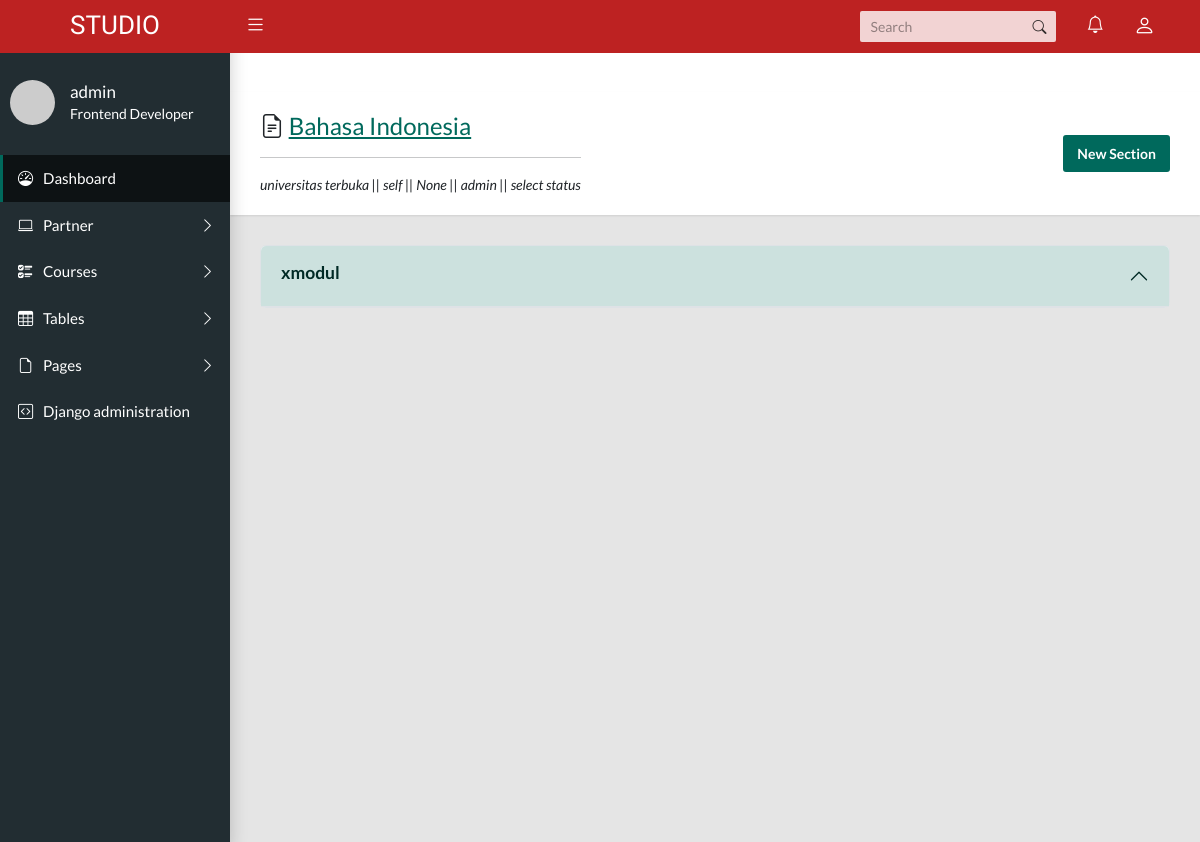
Screenshot of /course/course-detail/1 (signed in) with the database file from the repository.
### course/models.py (models this page shows, shortened)
class Course (models.Model):
    course_name = models.CharField(max_length=250)
    topic = models.CharField(max_length=250)
    course_overview = models.TextField(null=True)
    category = models.CharField(max_length=50, choices=Ct,null=True)
    number_of_questions = models.IntegerField(null=True)
    time = models.IntegerField(help_text="durations of the quiz in minutes",null=True)
    required_score_to_pas = models.IntegerField("required score in %", null=True)
    level = models.CharField(max_length=10, choices=Choi, default='basic', null=True)
    status_course = models.CharField(max_length=10, choices=St, default='draft')
    start_date = models.DateField(null=True)
    end_date = models.DateField(null=True)
    start_enrol = models.DateField(null=True)
    end_enrol = models.DateField(null=True)
    effort = models.CharField(max_length=20, null=True)
    lang = models.CharField(max_length=30, choices=Lg, default='id')
    org_partner = models.ForeignKey(Partner, on_delete=models.CASCADE)
    type_course = models.CharField(max_length=10, choices=Tc, default='self')
    image_course = models.ImageField(upload_to=filepath,null=True)
    author=models.ForeignKey(User,on_delete=models.CASCADE)
    course_year=models.IntegerField(null=True, default=current_year)

class Category(models.Model):
    parent = models.ForeignKey('self', related_name='children', on_delete=models.CASCADE, blank = True, null=True)
    title = models.CharField(max_length=100)
    slug = AutoSlugField(populate_from='title', unique=True, null=False, editable=False)
    created_at = models.DateTimeField(auto_now_add=True)
    mk=models.ForeignKey(Course,on_delete=models.CASCADE,related_name='course_id')
    def __str__(self):
        return self.title
    class Meta:
        unique_together = ('slug', 'parent',)
        verbose_name_plural = "categories"
    def __str__(self):
        full_path = [self.title]
        k = self.parent
        while k is not None:
            full_path.append(k.title)
            k = k.parent
        return ' -> '.join(full_path[::-1])

### partner/models.py (models this page shows)
class Partner(models.Model):
    partner_name = models.TextField(max_length=191)
    abbreviation = models.CharField(max_length=50)
    e_mail = models.OneToOneField(User,on_delete=models.CASCADE)
    phone = models.CharField(max_length=50)
    address = models.TextField(max_length=50)
    tax = models.CharField(max_length=50)
    status = models.CharField(max_length=50)
    checks = models.CharField(max_length=50)
    logo = models.ImageField(upload_to=filepath,null=True, blank=True)
    join = models.DateTimeField(auto_now_add=True)
    def __str__(self):
        return f"{self.partner_name}"

### course/views.py (the view)
# urls.py: path("course-detail/<str:pk>", views.courseDetail, name= "course_detail"),
def courseDetail(request, pk):
    if request.user.is_staff == True:
            mk = Course.objects.get(id=pk)
            catg = Category.objects.filter(parent=None, mk_id=mk)
            context = {'course':mk,'catg':catg}
            return render(request, 'course_detail.html', context)
    else:
        return redirect ('/')

### course/templates/course_detail.html (shortened to what this page needs)
{% extends 'layouts/default/page.html' %}
{% load i18n %}
{% block content %}
  <div class="app-title">
    <div>
      <h1> <i class="bi bi-file-earmark-text"></i>
        <a href="{% url 'course:course_view'%}">{{course.course_name}}</a></h1>
        <hr>
      <p>{{course.org_partner}} || {{course.type_course}} || {{course.start_date}} || {{course.author}} || {{course.status_course}}</p>
    </div>
    <ul class="app-breadcrumb breadcrumb">
      <li class="breadcrumb-item">
        <button type="button" class="btn btn-primary" data-bs-toggle="modal" data-bs-target="#staticBackdrop" >
          New Section
        </button></li>
    </ul>
  </div>
  <div class="accordion" id="accordionExample">
    <div class="accordion-item">
      {% for i in catg %}
      {% if not i.children.all %}
        <h2 class="accordion-header" id="headingOne">
          <button class="accordion-button" type="button" data-bs-toggle="collapse" data-bs-target="#{{i.slug}}" aria-expanded="true" aria-controls="collapseOne">
               <h5 id="coba-{{i.id}}"  ondblclick="mySection(this.id)" data-bs-toggle="modal" data-bs-target="#exampleModal{{i.id}}" >y{{i.title}}  </h5>
            </button>
                <div class="modal fade" id="exampleModal{{i.id}}" tabindex="-1" aria-labelledby="exampleModalLabel" aria-hidden="true">
                <div class="modal-dialog">
                <div class="modal-content">
                  <div class="modal-header">
                    <h5 class="modal-title" id="exampleModalLabel">update section</h5>
                    <button type="button" class="btn-close" data-bs-dismiss="modal" aria-label="Close"></button>
                  </div>
                  <div class="modal-body">
                    <form  method="POST" action="" >
                      {% csrf_token %}
                      <div class="row">
                          <div class="col-md-12">
                              <div class="mb-3" >
                               <p id="hasil" ></p>
                                  <input class="form-control" type="text" name="updatetitle{{i.id}}" id="updatetitle-{{i.id}}" maxlength="250" value="{{i.title}}"  required placeholder="Section">
                                  <input class="form-control" type="text" name="{{i.id}}" id="id{{i.id}}" value="{{i.id}}" hidden disabled>
                                </div>
                          </div>
                     </div>
                    </form>
                  </div>
                  <div class="modal-footer">
                    <button type="button" class="btn btn-secondary" data-bs-dismiss="modal">Close</button>
                    <button type="button" class="btn btn-primary" id="{{i.id}}" onClick="update_click(this.id)">Save changes</button>
                  </div>
                </div>
                </div>
                </div>
        </h2>
        <div id="{{i.slug}}" class="accordion-collapse collapse " aria-labelledby="headingOne" data-bs-parent="#accordionExample">
          <div class="accordion-body">
              <div class="accordion" id="sub-accordionExample">
        <form class="row">
          <div class="mb-3 col-md-10">
           <label></label>
            <input class="form-control" type="text" id="titlex-{{i.id}}" required placeholder="Enter new sub section">
            <input class="form-control" type="text" name="{{course.org_partner.id}}" id="section_id_coursesx-{{i.id}}" value="{{i.mk_id}}" hidden disabled>
            <input class="form-control" type="text" name="parent_idx" id="parent_idx-{{i.id}}" value="{{i.id}}" hidden disabled>
          </div>
          <div class="mb-3 col-md-2 align-self-end">
            <button class="btn btn-primary" type="button" id="{{i.id}}" onClick="reply_click(this.id)"><i class="bi bi-check-circle-fill me-2"></i>add</button>
          </div>
        </form>
              </div>
          </div>
      </div>
        {% else %}
        <h2 class="accordion-header" id="headingOne">
          <button class="accordion-button" type="button" data-bs-toggle="collapse" data-bs-target="#{{i.slug}}" aria-expanded="true" aria-controls="collapseOne">
            <h5 id="coba-{{i.id}}"  ondblclick="mySection(this.id)" data-bs-toggle="modal" data-bs-target="#exampleModal{{i.id}}" >x{{i.title}}  </h5>
          </button>
      </h2>
        {% endif %}
        {% endfor %}
    </div>
</div>
{% endblock %}

### content/templates/layouts/default/page.html (shortened to what this page needs)
{% load static %}
{% load bootstrap4 %}
{% load i18n %}
{% get_current_language as language_code %}
<!DOCTYPE html>
<html lang="{{ language_code }}">
<head>
    <link href="{% static 'css/main.css' %}" rel="stylesheet">
    <link rel="stylesheet" type="text/css" href="https://cdn.jsdelivr.net/npm/bootstrap-icons@1.10.5/font/bootstrap-icons.css">
    <link href="https://cdn.jsdelivr.net/npm/select2@4.1.0-rc.0/dist/css/select2.min.css" rel="stylesheet" />
  </head>
<body class="app sidebar-mini">
 <header class="app-header"><a class="app-header__logo" href="{% url 'index' %}">STUDIO</a>
    <a class="app-sidebar__toggle" href="#" data-toggle="sidebar" aria-label="Hide Sidebar"></a>
    <ul class="app-nav">
      <li class="app-search">
        <input class="app-search__input" type="search" placeholder="Search">
        <button class="app-search__button"><i class="bi bi-search"></i></button>
      </li>
      <li class="dropdown"><a class="app-nav__item" href="#" data-bs-toggle="dropdown" aria-label="Show notifications"><i class="bi bi-bell fs-5"></i></a>
      </li>
      <li class="dropdown"><a class="app-nav__item" href="#" data-bs-toggle="dropdown" aria-label="Open Profile Menu"><i class="bi bi-person fs-4"></i></a>
      </li>
    </ul>
  </header>
    {% if request.user.is_authenticated %}
      {% if request.user.is_superuser %}
    <aside class="app-sidebar">
      <div class="app-sidebar__user"><img class="app-sidebar__user-avatar" src="https://randomuser.me/api/portraits/men/1.jpg" alt="User Image">
        <div>
          <p class="app-sidebar__user-name">{{ request.user.username }}</p>
          <p class="app-sidebar__user-designation">Frontend Developer</p>
        </div>
      </div>
      {% endif %}
      <ul class="app-menu">
        <li><a class="app-menu__item active" href="{% url 'index' %}"><i class="app-menu__icon bi bi-speedometer"></i><span class="app-menu__label">Dashboard</span></a></li>
        <li class="treeview"><a class="app-menu__item" href="#" data-toggle="treeview"><i class="app-menu__icon bi bi-laptop"></i><span class="app-menu__label">Partner</span><i class="treeview-indicator bi bi-chevron-right"></i></a>
        </li>
        <li class="treeview"><a class="app-menu__item" href="#" data-toggle="treeview"><i class="app-menu__icon bi bi-ui-checks"></i><span class="app-menu__label">Courses</span><i class="treeview-indicator bi bi-chevron-right"></i></a>
        </li>
        <li class="treeview"><a class="app-menu__item" href="#" data-toggle="treeview"><i class="app-menu__icon bi bi-table"></i><span class="app-menu__label">Tables</span><i class="treeview-indicator bi bi-chevron-right"></i></a>
        </li>
        <li class="treeview"><a class="app-menu__item" href="#" data-toggle="treeview"><i class="app-menu__icon bi bi-file-earmark"></i><span class="app-menu__label">Pages</span><i class="treeview-indicator bi bi-chevron-right"></i></a>
        </li>
        <li><a class="app-menu__item" href="{% url 'admin:login' %}"><i class="app-menu__icon bi bi-code-square"></i><span class="app-menu__label">{% trans 'Django administration' %}</span></a></li>
      </ul>
      {% endif %}
    </aside>
<br>
<br>
<main class="app-content">
    {% block content %}{% endblock %}
  </main>
</body>
</html>

### rows the page displays
Course: course_name "Bahasa Indonesia", org_partner "universitas terbuka", type_course "self", start_date "None", author "admin", status_course "select status"
Category: title "modul"

### other values shown
{{ request.user.username }} "admin"
